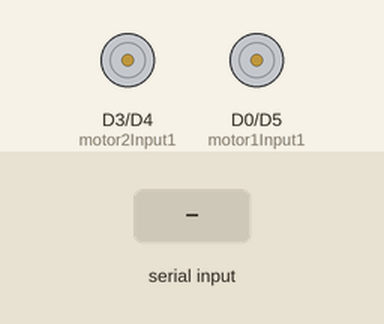
This sketch was run on a simulated ESP8266 (NodeMCU). Parts: motor-driver pin pairs drawn as motors (green arrow = first pin HIGH = forward, orange = second pin HIGH = backward, longer = more drive). The test bench sets the inputs (shaded band). What the sketch prints to the serial monitor is not drawn.

Above: at 1.2 s.
1.3 s: "L" received over Serial
At 2.0 s:
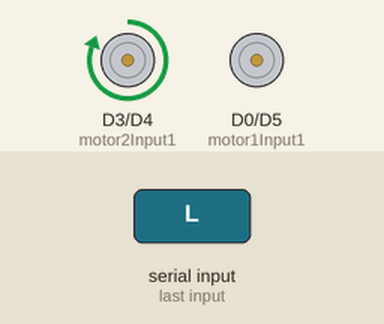
2.8 s: "R" received over Serial
At 3.2 s:
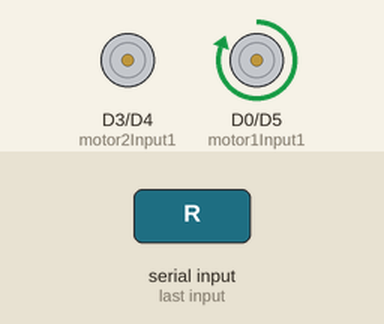
4.3 s: "F" received over Serial
At 5.5 s:
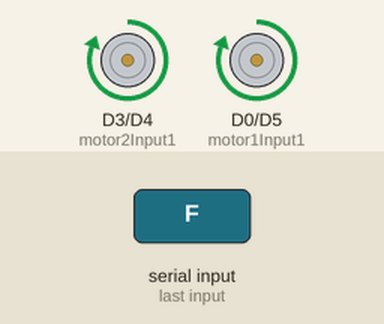
5.8 s: "B" received over Serial
At 6.7 s:
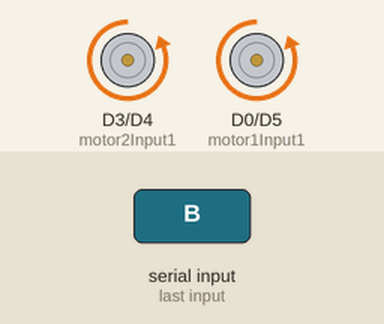
Timing chart, 0 to 8.3 s (numbered marks = the images above; inputs shaded):
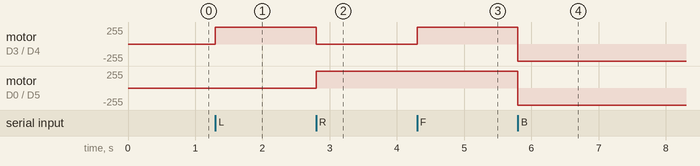

Measured:
- after the input at 1.3 s, motor on D3 (motor2Input1) / D4 (motor2Input2): stopped → forward 255/255 at once
- after the input at 2.8 s, motor on D3 (motor2Input1) / D4 (motor2Input2): forward 255/255 → stopped at once; motor on D0 (motor1Input1) / D5 (motor1Input2): stopped → forward 255/255 at once
- after the input at 4.3 s, motor on D3 (motor2Input1) / D4 (motor2Input2): stopped → forward 255/255 at once
- after the input at 5.8 s, motor on D3 (motor2Input1) / D4 (motor2Input2), motor on D0 (motor1Input1) / D5 (motor1Input2): forward 255/255 → backward 255/255 at once

The sketch:

circuit_test.ino
```cpp
char BlueToothValue;
// TODO: Movement
// Motor A
int motor1Input1 = D0;
int motor1Input2 = D5;

// Motor B
int motor2Input1 = D3;
int motor2Input2 = D4;
int Speed = 255;
void setup() {
  // put your setup code here, to run once:
  Serial.begin(115200);

  pinMode(motor1Input1, OUTPUT);
  pinMode(motor1Input2, OUTPUT);
  pinMode(motor2Input1, OUTPUT);
  pinMode(motor2Input2, OUTPUT);

}


// action
void left()
{
  Serial.println("l");
  // Initialize left motor to stop
  digitalWrite(motor1Input1, LOW);
  digitalWrite(motor1Input2, LOW);

  // Initialize right motor to move clockwise
  digitalWrite(motor2Input1, HIGH);
  digitalWrite(motor2Input2, LOW);
  //analogWrite(motor2EnablePin, Speed);
}

void right(){
  Serial.println("r");

  // Initialize left motor to move clockwise
  digitalWrite(motor1Input1, HIGH);
  digitalWrite(motor1Input2, LOW);
  //analogWrite(motor1EnablePin, Speed);

  // Initialize right motor to stop
  digitalWrite(motor2Input1, LOW);
  digitalWrite(motor2Input2, LOW);

}
void backward(){
  Serial.println("b");

  digitalWrite(motor1Input1, LOW);
  digitalWrite(motor1Input2, HIGH);
  digitalWrite(motor2Input1, LOW);
  digitalWrite(motor2Input2, HIGH);
}
void forward(){
  Serial.println("f");

  // Initialize motors to move clockwise
  digitalWrite(motor1Input1, HIGH);
  digitalWrite(motor1Input2, LOW);
  digitalWrite(motor2Input1, HIGH);
  digitalWrite(motor2Input2, LOW);
}

void stop(){
  Serial.println("s");

  digitalWrite(motor1Input1, LOW);
  digitalWrite(motor1Input2, LOW);
  digitalWrite(motor2Input1, LOW);
  digitalWrite(motor2Input2, LOW);
}

//TODO: read bluetooth
void read_bluetooth(){
  if (Serial.available()) {
    BlueToothValue = Serial.read();
    // Serial.println(BlueToothValue);
  }

  if(BlueToothValue == 'L'){
      // Serial.println("l");
      left();
    }else if (BlueToothValue == 'R') {
      // Serial.println("r");
      right();
    }else if (BlueToothValue == 'F') {
      // Serial.println("f");
      forward();
    }else if (BlueToothValue == 'B') {
      // Serial.println("b");
      backward();
    }else if (BlueToothValue == 'S') {
      // Serial.println("s");
      stop();
    }
}

void loop() {
  // put your main code here, to run repeatedly:
  read_bluetooth();
}
```
